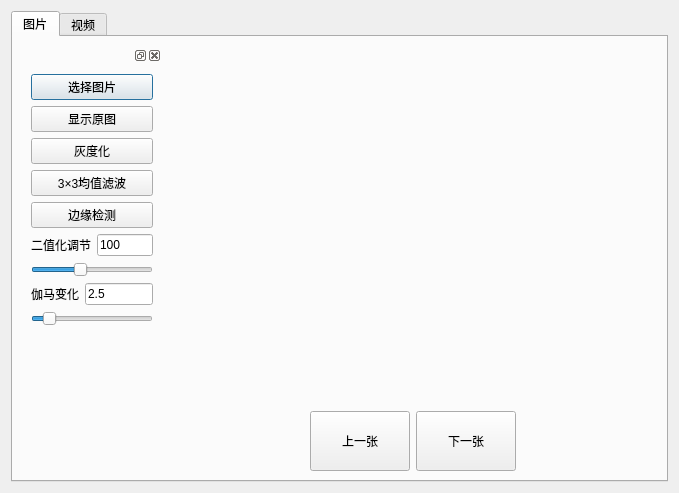
<?xml version="1.0" encoding="UTF-8"?>
<ui version="4.0">
 <class>photoShop</class>
 <widget class="QDialog" name="photoShop">
  <property name="geometry">
   <rect>
    <x>0</x>
    <y>0</y>
    <width>679</width>
    <height>493</height>
   </rect>
  </property>
  <property name="windowTitle">
   <string>图像处理</string>
  </property>
  <layout class="QGridLayout" name="gridLayout">
   <item row="0" column="1">
    <widget class="QTabWidget" name="tabWidget">
     <property name="currentIndex">
      <number>0</number>
     </property>
     <widget class="QWidget" name="pictab">
      <attribute name="title">
       <string>图片</string>
      </attribute>
      <layout class="QHBoxLayout" name="horizontalLayout" stretch="2,7">
       <item>
        <widget class="QDockWidget" name="workbox">
         <widget class="QWidget" name="dockWidgetContents">
          <layout class="QVBoxLayout" name="verticalLayout">
           <item>
            <widget class="QPushButton" name="ChPicBtn">
             <property name="text">
              <string>选择图片</string>
             </property>
            </widget>
           </item>
           <item>
            <widget class="QPushButton" name="YuanTuBtn">
             <property name="text">
              <string>显示原图</string>
             </property>
            </widget>
           </item>
           <item>
            <widget class="QPushButton" name="GreyBtn">
             <property name="text">
              <string>灰度化</string>
             </property>
            </widget>
           </item>
           <item>
            <widget class="QPushButton" name="TXTBtn">
             <property name="text">
              <string>3×3均值滤波</string>
             </property>
            </widget>
           </item>
           <item>
            <widget class="QPushButton" name="SideBtn">
             <property name="text">
              <string>边缘检测</string>
             </property>
            </widget>
           </item>
           <item>
            <layout class="QHBoxLayout" name="horizontalLayout_3">
             <item>
              <widget class="QLabel" name="label">
               <property name="minimumSize">
                <size>
                 <width>0</width>
                 <height>0</height>
                </size>
               </property>
               <property name="maximumSize">
                <size>
                 <width>1000</width>
                 <height>1000</height>
                </size>
               </property>
               <property name="text">
                <string>二值化调节</string>
               </property>
              </widget>
             </item>
             <item>
              <widget class="QLineEdit" name="lineEdit">
               <property name="minimumSize">
                <size>
                 <width>0</width>
                 <height>0</height>
                </size>
               </property>
               <property name="maximumSize">
                <size>
                 <width>10000</width>
                 <height>16777215</height>
                </size>
               </property>
               <property name="text">
                <string>100</string>
               </property>
              </widget>
             </item>
            </layout>
           </item>
           <item>
            <widget class="QSlider" name="TwoSideSlider">
             <property name="maximum">
              <number>255</number>
             </property>
             <property name="value">
              <number>100</number>
             </property>
             <property name="orientation">
              <enum>Qt::Orientation::Horizontal</enum>
             </property>
            </widget>
           </item>
           <item>
            <layout class="QHBoxLayout" name="horizontalLayout_4">
             <item>
              <widget class="QLabel" name="Gamalabel">
               <property name="minimumSize">
                <size>
                 <width>0</width>
                 <height>0</height>
                </size>
               </property>
               <property name="maximumSize">
                <size>
                 <width>1000</width>
                 <height>1000</height>
                </size>
               </property>
               <property name="text">
                <string>伽马变化</string>
               </property>
              </widget>
             </item>
             <item>
              <widget class="QLineEdit" name="GamalineEdit">
               <property name="minimumSize">
                <size>
                 <width>0</width>
                 <height>0</height>
                </size>
               </property>
               <property name="maximumSize">
                <size>
                 <width>10000</width>
                 <height>16777215</height>
                </size>
               </property>
               <property name="text">
                <string>2.5</string>
               </property>
              </widget>
             </item>
            </layout>
           </item>
           <item>
            <widget class="QSlider" name="GamaSlider">
             <property name="maximum">
              <number>250</number>
             </property>
             <property name="value">
              <number>25</number>
             </property>
             <property name="orientation">
              <enum>Qt::Orientation::Horizontal</enum>
             </property>
            </widget>
           </item>
           <item>
            <spacer name="verticalSpacer">
             <property name="orientation">
              <enum>Qt::Orientation::Vertical</enum>
             </property>
             <property name="sizeHint" stdset="0">
              <size>
               <width>20</width>
               <height>40</height>
              </size>
             </property>
            </spacer>
           </item>
          </layout>
         </widget>
        </widget>
       </item>
       <item>
        <layout class="QGridLayout" name="gridLayout_2">
         <item row="0" column="0" colspan="4">
          <widget class="QLabel" name="piclabel">
           <property name="text">
            <string/>
           </property>
          </widget>
         </item>
         <item row="1" column="0">
          <widget class="QLabel" name="BeforeLabel">
           <property name="minimumSize">
            <size>
             <width>0</width>
             <height>60</height>
            </size>
           </property>
           <property name="maximumSize">
            <size>
             <width>16777215</width>
             <height>60</height>
            </size>
           </property>
           <property name="text">
            <string/>
           </property>
           <property name="alignment">
            <set>Qt::AlignmentFlag::AlignRight|Qt::AlignmentFlag::AlignTrailing|Qt::AlignmentFlag::AlignVCenter</set>
           </property>
          </widget>
         </item>
         <item row="1" column="1">
          <widget class="QPushButton" name="BeforeBtn">
           <property name="minimumSize">
            <size>
             <width>100</width>
             <height>60</height>
            </size>
           </property>
           <property name="maximumSize">
            <size>
             <width>100</width>
             <height>60</height>
            </size>
           </property>
           <property name="text">
            <string>上一张</string>
           </property>
          </widget>
         </item>
         <item row="1" column="2">
          <widget class="QPushButton" name="AfterBtn">
           <property name="minimumSize">
            <size>
             <width>100</width>
             <height>60</height>
            </size>
           </property>
           <property name="maximumSize">
            <size>
             <width>100</width>
             <height>60</height>
            </size>
           </property>
           <property name="text">
            <string>下一张</string>
           </property>
          </widget>
         </item>
         <item row="1" column="3">
          <widget class="QLabel" name="AfterLabel">
           <property name="minimumSize">
            <size>
             <width>0</width>
             <height>60</height>
            </size>
           </property>
           <property name="maximumSize">
            <size>
             <width>16777215</width>
             <height>60</height>
            </size>
           </property>
           <property name="text">
            <string/>
           </property>
          </widget>
         </item>
        </layout>
       </item>
      </layout>
     </widget>
     <widget class="QWidget" name="vidtab">
      <attribute name="title">
       <string>视频</string>
      </attribute>
     </widget>
    </widget>
   </item>
  </layout>
 </widget>
 <resources/>
 <connections/>
</ui>
